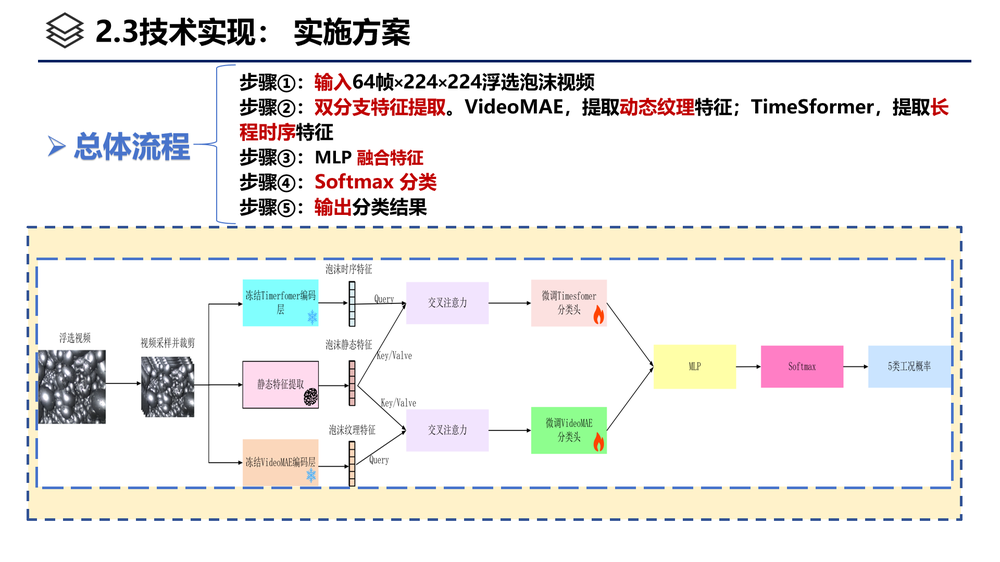
#> input picture e7d3f823-35a3-4f47-be2f-7eb4c80d6d92.png, 1000 x 562 px, shrunk from 1920 x 1080 before the run
$ python -i segmentation.py   (imports and definitions only)
#> lines starting #> are read from the running program, lines starting #| are printed output that depends on the picture; after the words box and inside, x2 and y2 are one past the last pixel; in counts of white or black regions, pixels touching at a corner belong together
#> further down, picture is the input picture: shape (562, 1000, 3); mean B, G, R 233.6, 236.4, 238.5
import cv2
import numpy as np
from collections import defaultdict


class FrothSegmentation:
    def __init__(self, img):
        """初始化泡沫分割类，执行泡沫图像分割

        Args:
            img: 输入的BGR格式图像
        """
        self.img = img
        self.markers = None
        self.marker_map = defaultdict(list)  # 由marker映射到所有对应像素坐标的结构
        self.marker_set = []  # 记录所有marker种类
        self.marker_coord_num = {}  # 由marker映射到所有对应像素个数的结构

        # 灰度化
        gray_img = cv2.cvtColor(img, cv2.COLOR_BGR2GRAY)
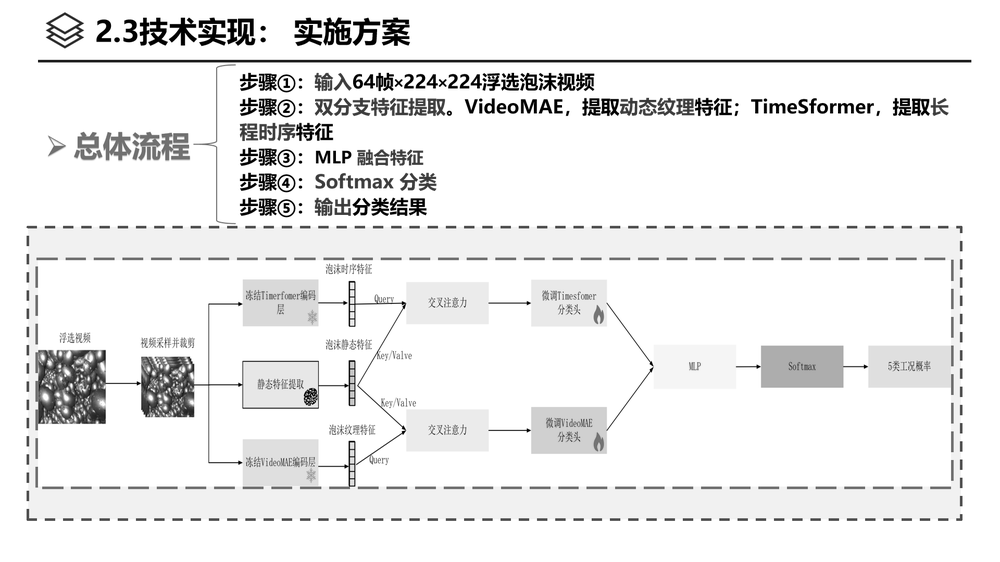
#> gray_img: shape (562, 1000); min 0, max 255, mean 236.7
        # 中值滤波
        blur_img = cv2.medianBlur(gray_img, 7)
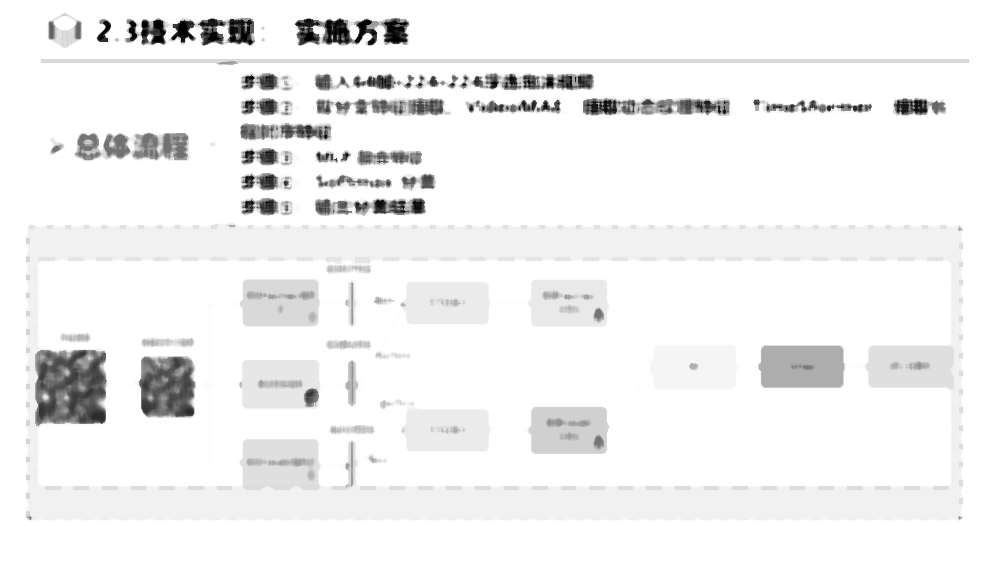
#> blur_img: shape (562, 1000); min 0, max 255, mean 241.5
        # 自适应直方图均衡化
        clahe = cv2.createCLAHE(clipLimit=2.0, tileGridSize=(8, 8))
        cl_img = clahe.apply(blur_img)
        # 阈值分割，得到泡沫高亮标记
        _, th_high_light = cv2.threshold(
            cl_img, 0, 255, cv2.THRESH_BINARY | cv2.THRESH_OTSU
        )
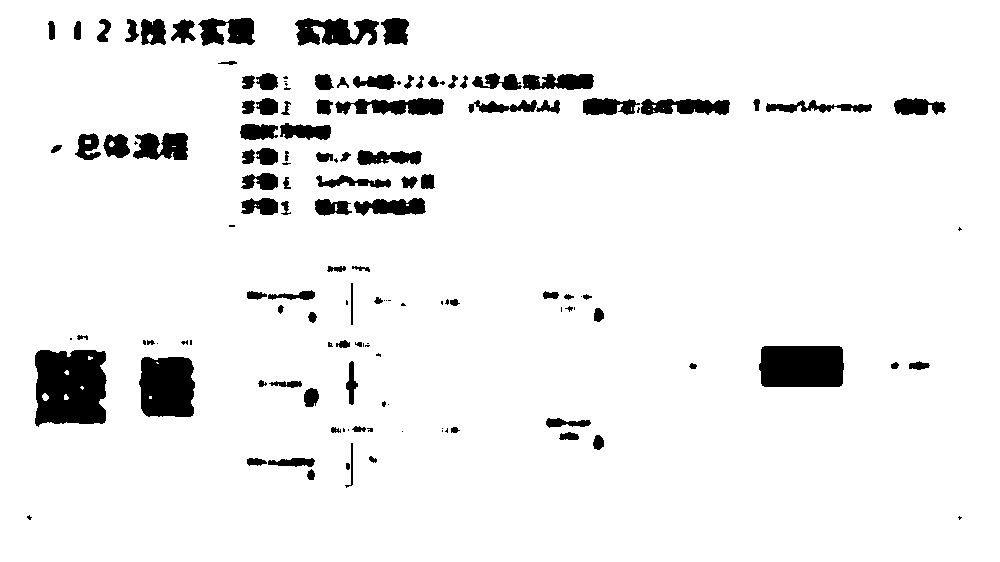
#> th_high_light: shape (562, 1000); 93.6% white; 138 black regions (42 under 20 px), largest, box (x1, y1, x2, y2) and area: (35, 350, 107, 427) 4824, (759, 346, 844, 387) 3363, (139, 357, 195, 417) 3022

        # 得到边缘
        _, th_black_line = cv2.threshold(cl_img, 30, 255, cv2.THRESH_BINARY)
#> th_black_line: shape (562, 1000); 99.5% white; 153 black regions (123 under 20 px), largest, box (x1, y1, x2, y2) and area: (384, 21, 407, 42) 242, (326, 20, 349, 42) 223, (153, 20, 165, 43) 154
        th_white_line = cv2.bitwise_not(th_black_line)

        # 高亮标记滤波
        kernel = cv2.getStructuringElement(cv2.MORPH_RECT, (3, 3))
        th_high_light_open = cv2.morphologyEx(
            th_high_light, cv2.MORPH_OPEN, kernel, iterations=2
        )
#> th_high_light_open: shape (562, 1000); 93.2% white; 78 black regions (8 under 20 px), largest, box (x1, y1, x2, y2) and area: (35, 350, 107, 427) 4942, (759, 346, 844, 387) 3363, (139, 357, 195, 417) 3052
        th_high_light_filter = cv2.morphologyEx(
            th_high_light_open, cv2.MORPH_DILATE, kernel, iterations=2
        )
#> th_high_light_filter: shape (562, 1000); 96% white; 88 black regions (31 under 20 px), largest, box (x1, y1, x2, y2) and area: (37, 352, 104, 422) 4223, (761, 348, 842, 385) 2875, (142, 359, 193, 415) 2575

        # 求标记的连通域
        _, markers = cv2.connectedComponents(th_high_light_filter)
#> markers: shape (562, 1000) int32; 4 distinct labels, from 0 to 3
        # 转换为有符号整数，因为watershed需要
        markers = markers.astype(np.int32)

        # 为watershed准备标记
        markers = markers + 1
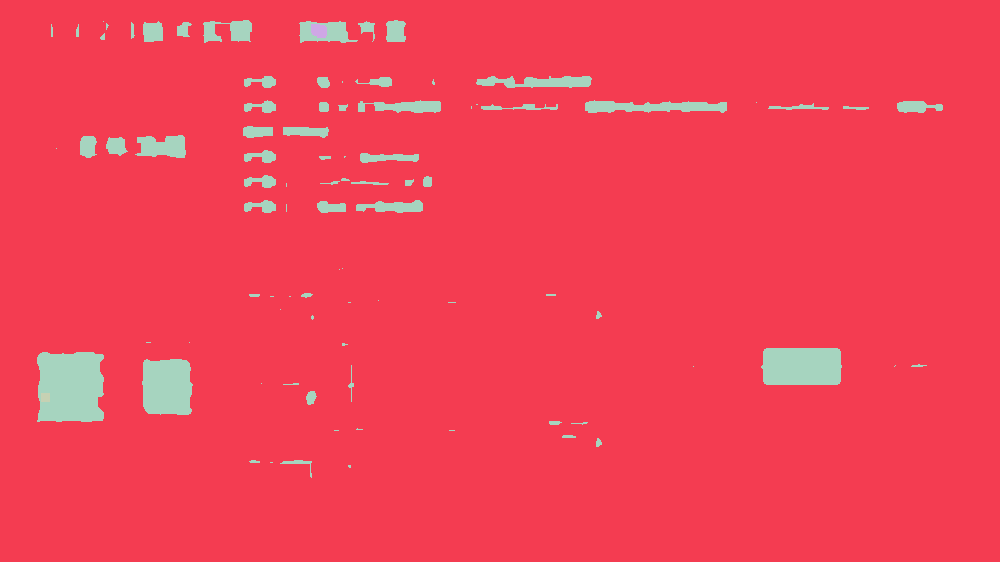
#> markers: shape (562, 1000) int32; 4 distinct labels, from 1 to 4; one colour per label, 0 black
        # 将未知区域标记为0
        unknown = cv2.subtract(th_black_line, th_high_light_filter)
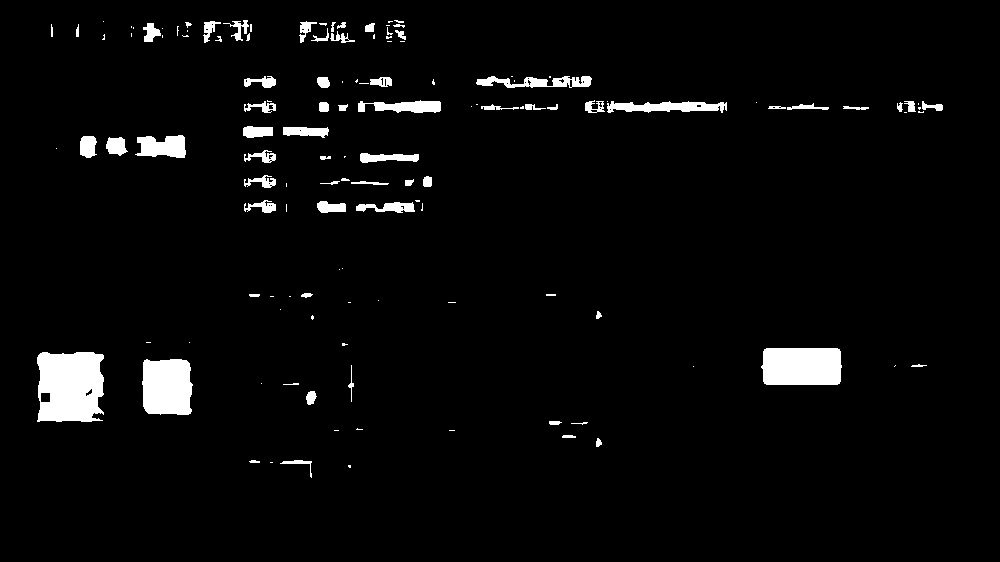
#> unknown: shape (562, 1000); 3.6% white; 132 white regions (63 under 20 px), largest, box (x1, y1, x2, y2) and area: (37, 352, 104, 422) 4145, (761, 348, 842, 385) 2875, (142, 359, 193, 415) 2575
        markers[unknown == 255] = 0
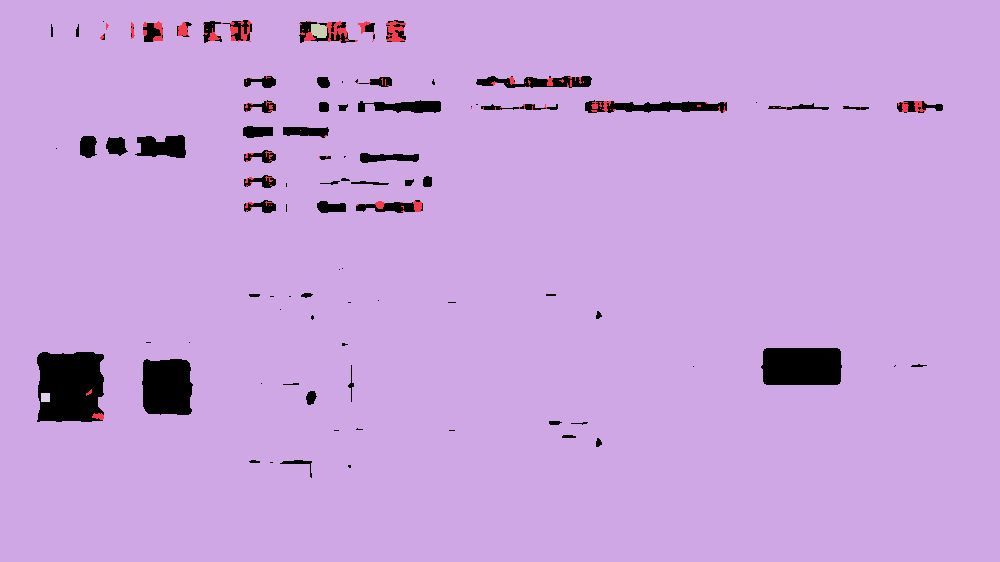
#> markers: shape (562, 1000) int32; 5 distinct labels, from 0 to 4; one colour per label, 0 black

        # 使用分水岭算法
        self.markers = cv2.watershed(img, markers)
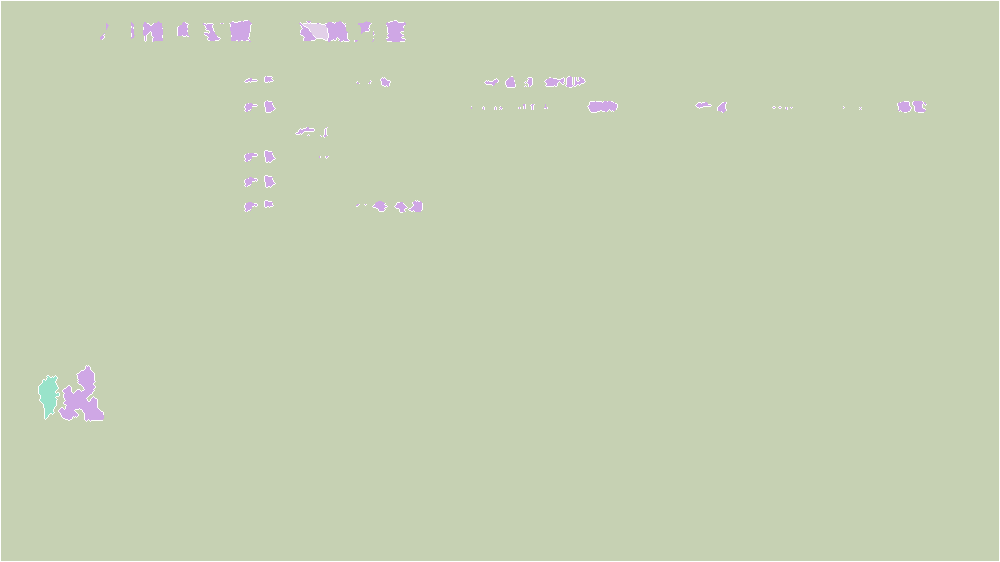
#> self.markers: shape (562, 1000) int32; 5 distinct labels, from -1 to 4; one colour per label, 0 black, -1 white

        # 遍历结果生成marker的各种形式
        for i in range(self.markers.shape[0]):
            for j in range(self.markers.shape[1]):
                marker = self.markers[i, j]
                marker_str = str(marker)
                # 添加坐标
                self.marker_map[marker_str].append((i, j))
                # 记录新种类
                if marker_str not in self.marker_set:
                    self.marker_set.append(marker_str)
                    self.marker_coord_num[marker_str] = 1
                else:
                    self.marker_coord_num[marker_str] += 1
#> after the loop, self.marker_coord_num = {'-1': 4677, '2': 551714, '1': 4854, '3': 241, '4': 514}; self.marker_set = ['-1', '2', '1', '3', '4']

        # 对marker_set处理：去掉-1和过小的marker
        area_limit = 100
        self.marker_set = [
            item
            for item in self.marker_set
            if item != "-1" and self.marker_coord_num[item] >= area_limit
        ]
#> self.marker_set = ['2', '1', '3', '4']

    def get_result(self):
        """获取分割结果

        Returns:
            cv2.Mat: 分割标记图像
        """
        return self.markers

    def get_result_coord_num(self):
        """获取各marker的像素数量

        Returns:
            dict: marker字符串到像素数量的映射
        """
        return self.marker_coord_num

    def get_result_set(self):
        """获取有效的marker集合

        Returns:
            list: 有效的marker字符串列表
        """
        return self.marker_set

    def get_result_map(self):
        """获取各marker对应的像素坐标

        Returns:
            dict: marker字符串到坐标列表的映射
        """
        return self.marker_map

>>> import cv2
>>> picture = cv2.imread('../e7d3f823-35a3-4f47-be2f-7eb4c80d6d92.png')
>>> result = FrothSegmentation(picture).get_result()
